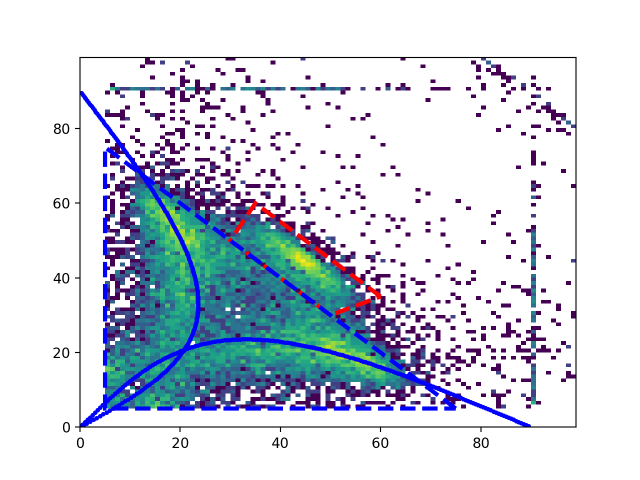
#> input picture tbjcATTPCanalyzor-master/fullData_AngleAngle.png, 1280 x 960 px (shown at 1/2 size)
$ python -i VertexAnalyzor.py   (imports and definitions only)   (older library calls are emulated)
#> lines starting #> are read from the running program, lines starting #| are printed output that depends on the picture; after the words box and inside, x2 and y2 are one past the last pixel; in counts of white or black regions, pixels touching at a corner belong together
import numpy as np
import pylab as plt
import cv2
import seaborn as sns
import matplotlib.path as mplPath
import matplotlib.patches as patches
import math
from scipy.optimize import minimize

# [88 lines left out: functions VertexPos, VertexPos_, not called in this run]

def FilterBackground(image):

    hull = convexHull(image, debug_mode = False)
    if hull is None:
        print("In FilterBackground(), hull is returning 'None'")
        return None

    ys,xs = np.where(image)
    path1 = mplPath.Path(hull[:,0,:])
    mask = path1.contains_points(list(zip(xs,ys))) # casted zip(xs,ys) as a list py2 vs py3 issue
    image_ = np.zeros(image.shape,dtype=np.uint8)
    image_[ys[mask],xs[mask]] = 255
    return image_

# [9 lines left out: function GetEventPositions, not called in this run]

def Distance(contours,n1,n2):

    c1,c2 = contours[n1], contours[n2]

    c1,c2 = c1[:,0,:],c2[:,0,:]

    m1 = np.repeat([c1],c2.shape[0],axis=0)
    m2 = np.repeat([c2],c1.shape[0],axis=0)
    t2 = np.transpose(m2,axes=(1,0,2))
    diff = np.sqrt(np.sum(np.power(m1-t2,2),axis=2))

    return np.min(diff)

def Groups(contours):
    r,a = [],[]
    ## breadth first search
    pool = range(len(contours))
    area = 0
    while pool:
        seen = set([pool[0]])
        ans = set([pool[0]])
        sea = set([pool[0]])
        area = cv2.contourArea(contours[pool[0]])

        while sea:
            nsea = set([])

            for c in sea:
                for n in pool:
                    if n not in seen and Distance(contours,c,n)<40:
                        #print Distance(c,n),Distance(c,n)<8
                        area += cv2.contourArea(contours[n])
                        ans.add(n)
                        nsea.add(n)
                        seen.add(n)
            sea = nsea

        pool = [_ for _ in pool if _ not in ans]

        #print pool
        a.append(area)
        r.append(ans)

    r = [[contours[__] for __ in _] for _ in r]

    return zip(*[(x,y) for x,y in zip(r,a) if y>500])

def convexHull(thresh, debug_mode = 0):

    thresh = np.copy(thresh)
    if debug_mode:
        sns.heatmap(thresh[::-1], xticklabels=30, yticklabels=30)
        plt.show()

    m1, contours, hierarchy = cv2.findContours(thresh, cv2.RETR_TREE, cv2.CHAIN_APPROX_SIMPLE)

    ########## find grouped contours ######
    try:
        gpc,gpa =  Groups(contours)
    except ValueError:
        print("convexHull() got a exception for ValueError")
        return None

    gpc = [np.concatenate(g,axis=0) for g in gpc]

    if debug_mode:
        plt.scatter(gpc[0][:,0,0],gpc[0][:,0,1])
        plt.show()
    cnt = gpc[np.argmax(gpa)]
    hull = cv2.convexHull(cnt)

    if debug_mode:
        plt.plot(hull[:,0,0],hull[:,0,1],c='r')
        plt.show()
    return hull

# [40 lines left out: functions MaxEnclosedTriangle, TipFinder, not called in this run]

>>> import cv2
>>> picture = cv2.imread('../fullData_AngleAngle.png', cv2.IMREAD_GRAYSCALE)
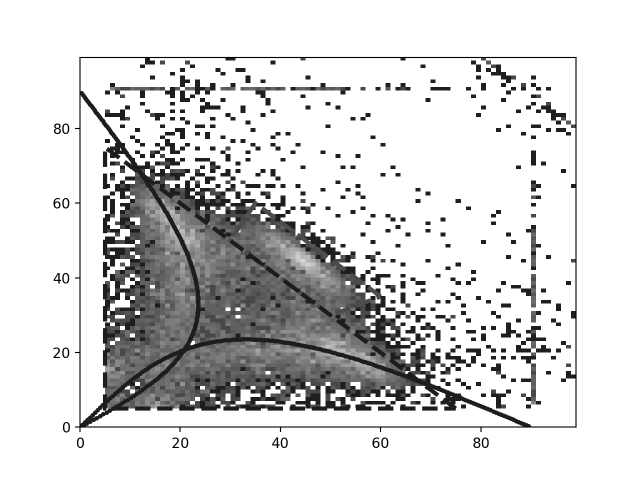
#> picture: shape (960, 1280) (shown at 1/2 size); min 0, max 255, mean 213.5
>>> result = FilterBackground(picture)
#> in convexHull, `m1, contours, hierarchy = cv2.findContours(thresh, cv2.RETR_TREE, cv2...`: contours = 75 contours, 38 with area under 20; largest, box (x1, y1, x2, y2) and area: (0, 0, 1280, 960) 1226561, (149, 113, 1154, 865) 738548, (161, 116, 1151, 853) 727904, (963, 875, 978, 896) 236, (561, 875, 576, 896) 236
#> the loop in Groups, `while pool:` made 2 passes
#> pass 2, in Distance (call 151), `diff = np.sqrt(np.sum(np.power(m1-t2,2),axis=2))`:
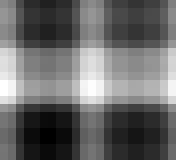
#> diff: shape (20, 22) float64 (shown 8 times larger); min 779, max 803.2, mean 789; drawn with min black and max white
#> pass 2, in Distance (call 160), `diff = np.sqrt(np.sum(np.power(m1-t2,2),axis=2))`:
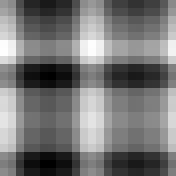
#> diff: shape (22, 22) float64 (shown 8 times larger); min 581, max 601.2, mean 590.3; drawn with min black and max white
#> pass 2, in Distance (call 166), `diff = np.sqrt(np.sum(np.power(m1-t2,2),axis=2))`:
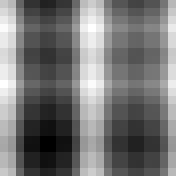
#> diff: shape (22, 22) float64 (shown 8 times larger); min 595, max 610.2, mean 602; drawn with min black and max white
#> pass 2, in Distance (call 169), `diff = np.sqrt(np.sum(np.power(m1-t2,2),axis=2))`:
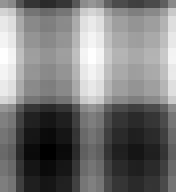
#> diff: shape (24, 22) float64 (shown 8 times larger); min 796, max 820.1, mean 807.3; drawn with min black and max white
#> after the loop in Groups, `while pool:`: a = [1226561, 1469943.5]; pool = []; r = 2 items
#> in convexHull, `gpc,gpa =  Groups(contours)`: gpa = (1226561, 1469943.5)
#> in convexHull, `gpc = [np.concatenate(g,axis=0) for g in gpc]`: gpc = 2 contours; box (x1, y1, x2, y2) and area: (0, 0, 1280, 960) 1226561, (106, 113, 1154, 897) 419133
#> in convexHull, `cnt = gpc[np.argmax(gpa)]`: cnt = contour of 877 points, box (x1, y1, x2, y2) (106, 113, 1154, 897), area 419133
#> in convexHull, `hull = cv2.convexHull(cnt)`: hull = contour of 17 points, box (x1, y1, x2, y2) (106, 113, 1154, 897), area 809006
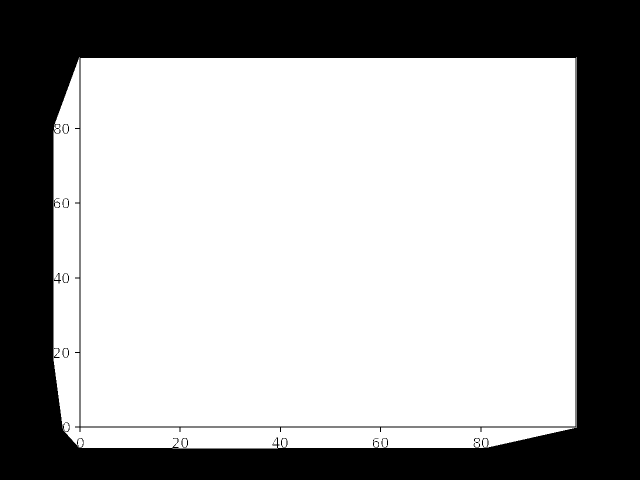
#> result: shape (960, 1280) (shown at 1/2 size); 65.2% white; 13 black regions, largest, box (x1, y1, x2, y2) and area: (0, 0, 1280, 960) 427396, (108, 546, 122, 567) 79, (125, 248, 138, 267) 74
